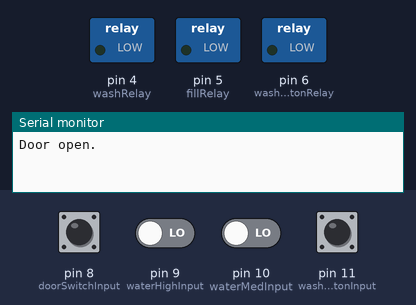
The sketch below on a simulated Arduino Uno, built with avr-gcc and run on an emulated ATmega328P. Parts: switched loads named in the sketch (green lamp = pin HIGH), the last lines printed to the serial monitor. The inputs (shaded band) are chosen by the test bench; at power-on: pin 8 (doorSwitchInput), pin 11 (washButtonInput) HIGH, pin 9 (waterHighInput), pin 10 (waterMedInput) LOW.

Above: at 1.3 s.
1.4 s: pin 8 (doorSwitchInput) pulled LOW for 0.15 s
3.0 s: pin 9 (waterHighInput) driven HIGH
4.5 s: pin 11 (washButtonInput) pulled LOW for 0.15 s
6.1 s: pin 9 (waterHighInput) driven LOW
7.6 s: pin 10 (waterMedInput) driven HIGH
9.1 s: pin 8 (doorSwitchInput) driven LOW and pin 11 (washButtonInput) driven LOW
At 10.1 s:
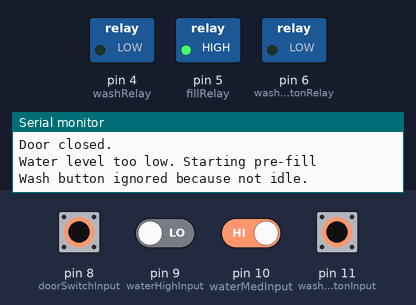
Timing chart, 0 to 11.6 s (numbered marks = the images above; inputs shaded):
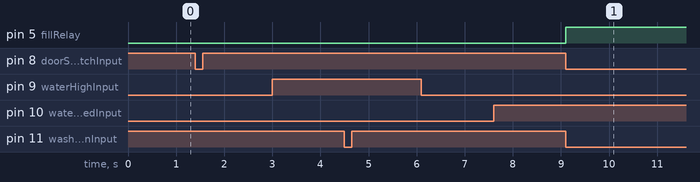

The sketch:

Arduino-Hobart-LXI.ino
```cpp
/* Arduino-Hobart-LXI
 *
 * By: Kris Zabala
 *
 * Date: August, 2020
 *
 * Piggyback controller to extend wash times and check water level on Hobart LXI commercial dishwashers.
 * Refer to README for hardware connections.
 *
 */

//Pins
const int washRelay = 4;
const int fillRelay = 5;
const int washButtonRelay = 6;
const int doorSwitchInput = 8;
const int waterHighInput = 9;
const int waterMedInput = 10;
const int washButtonInput = 11;
const int rinseInput = 12;

enum WaterLevel { WaterLevelLow, WaterLevelMedium, WaterLevelHigh };
enum CycleStage { CycleStageIdle, CycleStageFill, CycleStagePreWash, CycleStageWash, CycleStageRinse };

//Global state vars
WaterLevel currentWaterLevel = WaterLevelLow;
CycleStage currentStage = CycleStageIdle;
boolean doorIsOpen = false;

//Config
unsigned long prewashDuration = 300000;
//Disable washButton for 3 minutes upon power up.
unsigned long initLockoutDuration = 180000;

void setup() {
  delay(100);
  Serial.begin(115200);
  //Init Relays
  pinMode(washRelay, OUTPUT);
  pinMode(fillRelay, OUTPUT);
  pinMode(washButtonRelay, OUTPUT);
  digitalWrite(fillRelay, LOW);
  digitalWrite(washRelay, LOW);
  digitalWrite(washButtonRelay, LOW);

  //Door switch and wash buttons are triggered by grounding so inputs are pulled up.
  pinMode(doorSwitchInput, INPUT_PULLUP);
  pinMode(washButtonInput, INPUT_PULLUP);

  //Water Level Inputs
  pinMode(waterHighInput, INPUT);
  pinMode(waterMedInput, INPUT);
  pinMode(rinseInput, INPUT);
}

//Vars for debouncing wash button
unsigned long buttonLockout = 1000;
//Lockout wash button for configured duration.
unsigned long washButtonTimestamp = millis() + initLockoutDuration;
//Tracks the time prewash was started.
unsigned long preWashTimestamp = 0;

void loop() {
  updateDoorState();
  updateWaterLevel();

  if (digitalRead(washButtonInput) == LOW) {
    if (doorIsOpen) {
      Serial.println("Wash button ignored because door is open.");
    }
    //Debounces button input so it can't be triggered again until 1000ms has elasped.
    else if (millis() - washButtonTimestamp < buttonLockout) {
      //Serial.println("Wash button locked out.");
    }
    else {
      washButtonTimestamp = millis();
      washButtonPressed();
    }
  }

  switch (currentStage) {
    case CycleStageIdle:
      digitalWrite(fillRelay, LOW);
      digitalWrite(washRelay, LOW);
      break;
    case CycleStageFill:
      if (safetyCheck()) {
        //Turn on the fill relay until water level is high. Then progress to the prewash cycle.
        digitalWrite(fillRelay, HIGH);
        digitalWrite(washRelay, LOW);
        if (currentWaterLevel == WaterLevelHigh) {
          Serial.println("Finished pre-fill. Starting pre-wash");
          startPreWash();
        }
      }
      break;
    case CycleStagePreWash:
      if (safetyCheck()) {
        //Turn on the wash relay until elapsed time > prewashDuration.
        digitalWrite(fillRelay, LOW);
        digitalWrite(washRelay, HIGH);
        if (millis() > (preWashTimestamp + prewashDuration) ) {
          startWash();
        }
      }
      break;
    case CycleStageWash:
      //No safety checks because factory cycle enforces its own safety checks.
      digitalWrite(fillRelay, LOW);
      digitalWrite(washRelay, LOW);
      //Check to see if the rinse relay is activated to determine if wash cycle is finished.
      if (millis() > preWashTimestamp && digitalRead(rinseInput) == LOW) {
        Serial.println("Detected rinse started");
        currentStage = CycleStageRinse;
      }
      break;
    case CycleStageRinse:
      //No safety checks because factory cycle enforces its own safety checks.
      digitalWrite(fillRelay, LOW);
      digitalWrite(washRelay, LOW);
      //Check to see if rinse relay is turned off, signaling the end of the full cycle.
      if (digitalRead(rinseInput) == HIGH) {
        //Delay to lockout wash button to match machine cycle reset time.
        delay(2000);
        Serial.println("Full cycle finished");
        currentStage = CycleStageIdle;
      }
      break;
    default:
      Serial.println("Error: Unknown Cycle Stage");
      break;
  }
}

//Returns true if safe to proceed. Otherwise, current cycle stage is reverted back to CycleStageIdle which should immediately cease all actions.
boolean safetyCheck() {
  //If door is opened, immediately cancel the cycle
  if (doorIsOpen) {
    Serial.println("Door was opened, reset to idle state.");
    currentStage = CycleStageIdle;
    return false;
  }
  return true;
}

//Determine if door is open or closed
void updateDoorState() {
  boolean thisBool = digitalRead(doorSwitchInput) == HIGH;
  if (thisBool != doorIsOpen) {
    doorIsOpen = thisBool;
    if (doorIsOpen) {
      Serial.println("Door open.");
    }
    else {
      Serial.println("Door closed.");
    }
  }
}

//Determine water level
void updateWaterLevel() {
  WaterLevel thisLevel = WaterLevelLow;

  if (digitalRead(waterHighInput) == HIGH) {
    thisLevel = WaterLevelHigh;
  }
  else if (digitalRead(waterMedInput) == HIGH) {
    thisLevel = WaterLevelMedium;
  }
  else {
    thisLevel = WaterLevelLow;
  }

  if (thisLevel != currentWaterLevel) {
    currentWaterLevel = thisLevel;
    switch (currentWaterLevel) {
      case WaterLevelHigh:
        Serial.println("Water High");
        break;
      case WaterLevelMedium:
        Serial.println("Water Med");
        break;
      case WaterLevelLow:
        Serial.println("Water Low");
        break;
      default:
        Serial.println("Unknown Water Level");
        break;
    }
  }
}

void washButtonPressed() {
  //If not idle, do nothing
  if (currentStage != CycleStageIdle) {
    Serial.println("Wash button ignored because not idle.");
    return;
  }

  //Check to see if sufficient water level. If not high, first pre-fill. Otherwise, proceed with prewash.
  if (currentWaterLevel != WaterLevelHigh) {
    Serial.println("Water level too low. Starting pre-fill");
    currentStage = CycleStageFill;
  }
  else {
    Serial.println("Starting pre-wash");
    startPreWash();
  }
}

void startPreWash() {
  preWashTimestamp = millis();
  currentStage = CycleStagePreWash;
}

void startWash() {
  Serial.println("Triggering regular wash");
  digitalWrite(washButtonRelay, HIGH);
  delay(250);
  digitalWrite(washButtonRelay, LOW);
  preWashTimestamp = millis() + 30000;
  currentStage = CycleStageWash;
}
```

Measured:
- after the input at 9.1 s, pin 5 (fillRelay): LOW → HIGH at once
